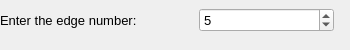
        <widget class="QWidget" name="attackbyedgepage">
         <widget class="QWidget" name="gridLayoutWidget_7">
          <property name="geometry">
           <rect>
            <x>0</x>
            <y>0</y>
            <width>341</width>
            <height>41</height>
           </rect>
          </property>
          <layout class="QGridLayout" name="gridLayout_8">
           <property name="leftMargin">
            <number>0</number>
           </property>
           <property name="topMargin">
            <number>0</number>
           </property>
           <property name="rightMargin">
            <number>7</number>
           </property>
           <property name="horizontalSpacing">
            <number>62</number>
           </property>
           <property name="verticalSpacing">
            <number>14</number>
           </property>
           <item row="0" column="2">
            <widget class="QSpinBox" name="edge_num">
             <property name="font">
              <font>
               <pointsize>10</pointsize>
               <weight>50</weight>
               <bold>false</bold>
              </font>
             </property>
             <property name="value">
              <number>5</number>
             </property>
            </widget>
           </item>
           <item row="0" column="1">
            <widget class="QLabel" name="label_34">
             <property name="font">
              <font>
               <pointsize>10</pointsize>
               <weight>50</weight>
               <bold>false</bold>
              </font>
             </property>
             <property name="text">
              <string>Enter the edge number:</string>
             </property>
            </widget>
           </item>
          </layout>
         </widget>
        </widget>
